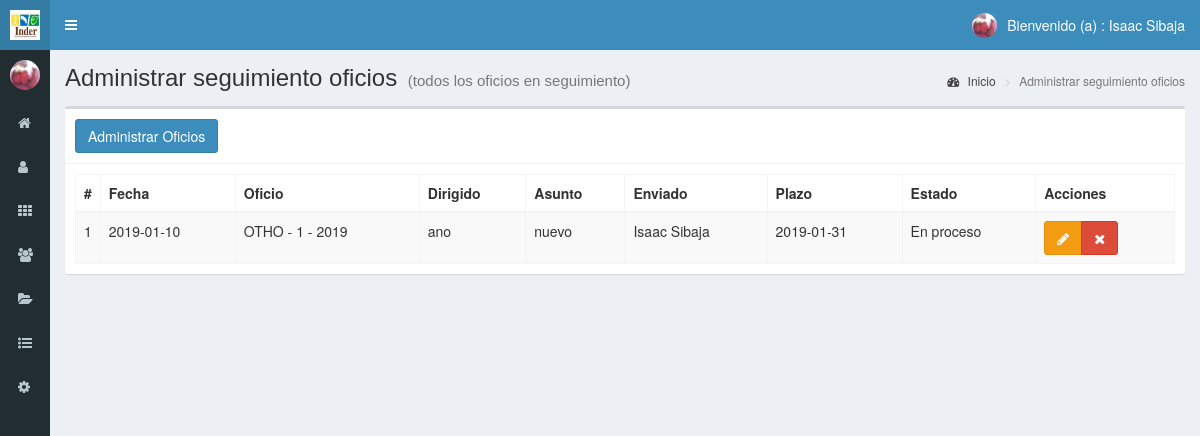
Screenshot of /seguimiento (signed in) with the database file from the repository.
### tables this page shows
CREATE TABLE `oficios` (
  `id` int(11) NOT NULL,
  `fecha` date NOT NULL,
  `oficio` int(11) NOT NULL,
  `ano` year(4) NOT NULL,
  `dirigidoA` text NOT NULL,
  `asunto` text NOT NULL,
  `enviadoPor` text NOT NULL,
  `plazoRespuesta` date NOT NULL,
  `idEstado` int(11) NOT NULL,
  `idUsuario` int(11) NOT NULL,
  `seguimiento` int(11) NOT NULL
);

CREATE TABLE `estados` (
  `id` int(11) NOT NULL,
  `estado` text NOT NULL,
  `color` text NOT NULL,
  `fecha` timestamp NOT NULL DEFAULT CURRENT_TIMESTAMP ON UPDATE CURRENT_TIMESTAMP
);

### controladores/plantilla.controlador.php (called while the page is built)
<?php
class ControladorPlantilla
{
	static public function ctrPlantilla(){
		include "vistas/plantilla.php";
	}
}
?>

### index.php (called while the page is built, shortened)
<?php
require_once "controladores/plantilla.controlador.php";
require_once "controladores/usuarios.controlador.php";
require_once "controladores/estados.controlador.php";
require_once "controladores/oficios.controlador.php";
require_once "controladores/labores.controlador.php";
require_once "modelos/estados.modelo.php";
require_once "modelos/oficios.modelo.php";
$plantilla = new ControladorPlantilla();
$plantilla->ctrPlantilla();

### controladores/oficios.controlador.php (called while the page is built, shortened)
<?php
class ControladorOficios
{
    public static function mdlMostrarOficiosSeguimiento($item, $valor)
    {
        $tabla = "oficios";
        $respuesta = ModeloOficios::mdlMostrarOficiosSeguimiento($tabla, $item, $valor);
        return $respuesta;
    }
}

### modelos/conexion.php (called while the page is built)
<?php
class Conexion
{
    public static function conectar()
    {
        $link = new PDO("mysql:host=localhost;dbname=inder", "root", "");
        $link->exec("set names utf8");
        return $link;
    }
}

### modelos/oficios.modelo.php (called while the page is built, shortened)
<?php
require_once "conexion.php";
class ModeloOficios
{
    public static function mdlMostrarOficiosSeguimiento($tabla, $item, $valor)
    {
        if ($item != null) {
            $stmt = Conexion::conectar()->prepare("SELECT * FROM $tabla WHERE $item = :$item");
            $stmt->bindParam(":" . $item, $valor, PDO::PARAM_STR);
            $stmt->execute();
            return $stmt->fetch();
        } else {
            $stmt = Conexion::conectar()->prepare("SELECT * FROM $tabla WHERE seguimiento =1 ORDER BY id DESC");
            $stmt->execute();
            return $stmt->fetchAll();
        }
    }
}

### controladores/estados.controlador.php (called while the page is built, shortened)
<?php
class ControladorEstados
{
    public static function ctrMostrarEstados($item, $valor)
    {
        $tabla = "estados";
        $respuesta = ModeloEstados::mdlMostrarEstados($tabla, $item, $valor);
        return $respuesta;
    }
}

### modelos/estados.modelo.php (called while the page is built, shortened)
<?php
require_once "conexion.php";
class ModeloEstados
{
    public static function mdlMostrarEstados($tabla, $item, $valor)
    {
        if ($item != null) {
            $stmt = Conexion::conectar()->prepare("SELECT * FROM $tabla WHERE $item = :$item");
            $stmt->bindParam(":" . $item, $valor, PDO::PARAM_STR);
            $stmt->execute();
            return $stmt->fetch();
        } else {
            $stmt = Conexion::conectar()->prepare("SELECT * FROM $tabla");
            $stmt->execute();
            return $stmt->fetchAll();
        }
    }
}

### vistas/modulos/seguimiento.php (the view, shortened to what this page needs)
<div class="content-wrapper">
  <section class="content-header">
    <h1>
      Administrar seguimiento oficios
      <small>(todos los oficios en seguimiento)</small>
    </h1>
    <ol class="breadcrumb">
      <li><a href="inicio"><i class="fa fa-dashboard"></i> Inicio</a></li>
      <li class="active">Administrar seguimiento oficios</li>
    </ol>
  </section>
  <section class="content">
    <div class="box">
      <div class="box-header with-border">
        <a href="oficios" class="btn btn-primary" style="color: white">Administrar Oficios</a>
      </div>
      <div class="box-body">
       <table class="table table-bordered table-striped dt-responsive tablas" width="100%">
        <thead>
         <tr>
           <th style="width:10px">#</th>
           <th>Fecha</th>
           <th>Oficio</th>
           <th>Dirigido</th>
           <th>Asunto</th>
           <th>Enviado</th>
           <th>Plazo</th>
           <th>Estado</th>
           <th>Acciones</th>
         </tr>
        </thead>
        <tbody>
        <?php
$item  = null;
$valor = null;
$oficios = ControladorOficios::mdlMostrarOficiosSeguimiento($item, $valor);
foreach ($oficios as $key => $value) {
    $Otto    = "OTHO - ";
    $espacio = " - ";
    echo '<tr>
                    <td>' . ($key + 1) . '</td>
                    <td>' . $value["fecha"] . '</td>
                    <td>' . $Otto . '' . $value["oficio"] . '' . $espacio . '' . $value["ano"] . '</td>
                    <td>' . $value["dirigidoA"] . '</td>
                    <td>' . $value["asunto"] . '</td>
                    <td>' . $value["enviadoPor"] . '</td>
                    <td>' . $value["plazoRespuesta"] . '</td>';
    $PermisoModificar = $value["idUsuario"];
    $itemEstado  = "id";
    $valorEstado = $value["idEstado"];
    $respuestaEstado = ControladorEstados::ctrMostrarEstados($itemEstado, $valorEstado);
    echo '<td>' . $respuestaEstado["estado"] . '</td>
          <td>
            <div class="btn-group">';
    if ($_SESSION["perfil"] == "Usuario" && $_SESSION["id"] == $PermisoModificar) {
        echo '<button class="btn btn-warning btnEditarOficio" data-toggle="modal" data-target="#modalEditarOficio" idOficio="' . $value["id"] . '"><i class="fa fa-pencil"></i></button>';
    } elseif ($_SESSION["perfil"] == "Administrador") {
        echo '<button class="btn btn-warning btnEditarOficio" data-toggle="modal" data-target="#modalEditarOficio" idOficio="' . $value["id"] . '"><i class="fa fa-pencil"></i></button>';
        echo '<button class="btn btn-danger btnEliminarOficio" idOficio="' . $value["id"] . '"><i class="fa fa-times"></i></button>';
    }
    echo '</div>
                    </td>
                  </tr>';
}
?>
        </tbody>
       </table>
      </div>
    </div>
  </section>
</div>

### rows the page displays
oficios: fecha "2019-01-10", Otto "OTHO -", oficio "1", espacio "-", ano "2019", dirigidoA "ano", asunto "nuevo", enviadoPor "Isaac Sibaja", plazoRespuesta "2019-01-31", idEstado.estado "En proceso"

### other values shown
$_SESSION["nombre"] "Isaac Sibaja"
